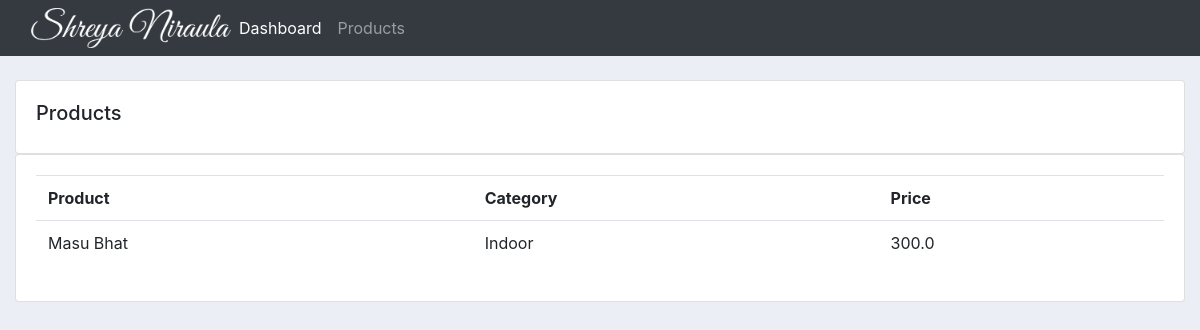
Before: /products/ with the older database file.
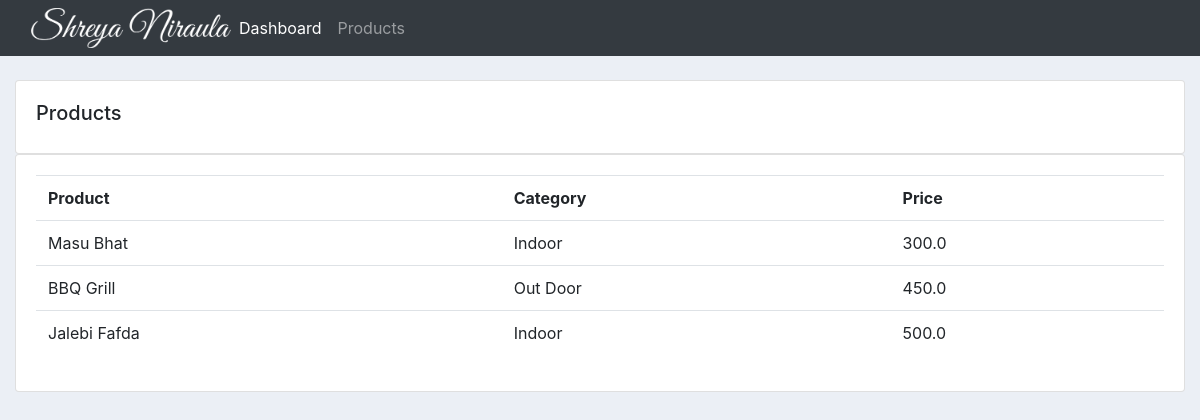
After: the same page with the newer database file.
### accounts/models.py (models this page shows, shortened)
class Product(models.Model):
    CATEGORY = (
        ('Indoor', 'Indoor'),
        ('Out Door', 'Out Door'),
    )
    name = models.CharField(max_length=200, null=True)
    price = models.FloatField(null=True)
    category = models.CharField(max_length=200, null=True, choices=CATEGORY)
    description = models.CharField(max_length=200, null=True)
    date_created = models.DateTimeField(auto_now_add=True, null=True)
    tags = models.ManyToManyField(Tag)

### accounts/views.py (the view)
# urls.py: path('products/', views.products, name='products'),
def products(request):
    product = Product.objects.all()
    return render(request, 'accounts/products.html', {'product': product})

### accounts/templates/accounts/products.html
{% extends 'accounts/main.html' %}
{% block content %}
<br>
<div class="row">
    <div class="col-md">
        <div class="card card-body">
            <h5>Products</h5>
        </div>
        <div class="card card-body">
            <table class="table">
                <tr>
                    <th>Product</th>
                    <th>Category</th>
                    <th>Price</th>
                </tr>
                {% for product in product %}
                <tr>
                    <td>{{product.name}}</td>
                    <td>{{product.category}}</td>
                    <td>{{product.price}}</td>
                </tr>
                {% endfor %}
            </table>
        </div>
    </div>
</div>
{% endblock %}

Changed rows visible on the page:
added Product: name "BBQ Grill", category "Out Door", price "450.0"
added Product: name "Jalebi Fafda", category "Indoor", price "500.0"
